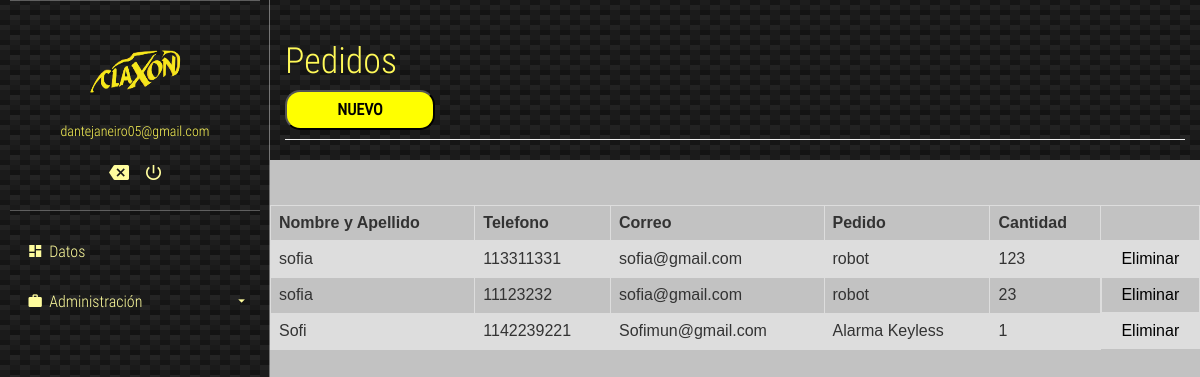
Page /verPedidos.php (signed in) on the committed database.
### tables this page shows
CREATE TABLE `users` (
  `id` int(11) NOT NULL,
  `email` varchar(200) NOT NULL,
  `password` varchar(200) NOT NULL,
  `Tipo` varchar(15) DEFAULT 'Cliente',
  `Telefono` varchar(15) NOT NULL,
  `Nombre` varchar(200) NOT NULL,
  `imagen` longblob NOT NULL
);

CREATE TABLE `pedidos` (
  `id` int(11) NOT NULL,
  `nombre` varchar(200) NOT NULL,
  `telefono` varchar(15) NOT NULL,
  `correo` varchar(200) NOT NULL,
  `pedido` varchar(200) NOT NULL,
  `cantidad` int(255) NOT NULL,
  `precio` decimal(10,2) NOT NULL,
  `imagen` blob NOT NULL
);

### verPedidos.php (the view, shortened to what this page needs)
<?php
  require 'database.php';
  if (isset($_SESSION['user_id'])) {
    $records = $conn->prepare('SELECT id, email, password FROM users WHERE id = :id');
    $records->bindParam(':id', $_SESSION['user_id']);
    $records->execute();
    $results = $records->fetch(PDO::FETCH_ASSOC);
    $user = null;
    if (count($results) > 0) {
      $user = $results;
    }
  }
?>
<head>
	<link rel="stylesheet" href="./css/main.css">
</head>
<body>
	<section class="full-box cover dashboard-sideBar">
		<div class="full-box dashboard-sideBar-ct">
			<div class="full-box dashboard-sideBar-UserInfo">
				<figure class="full-box">
				<a href="index.php"><img src="claxon2.png" width="250px" height="200px"></a>
					<figcaption class="text-center text-titles"><?= $user['email']; ?></figcaption>
				</figure>
				<ul class="full-box list-unstyled text-center">
					<li>
						<a href="index.php">
							<i class="zmdi zmdi-tag-close"></i>
						</a>
					</li>
					<li>
						<a href="logout.php" class="btn-exit-system">
							<i class="zmdi zmdi-power"></i>
						</a>
					</li>
				</ul>
			</div>
			<ul class="list-unstyled full-box dashboard-sideBar-Menu">
				<li>
					<a href="home.php">
						<i class="zmdi zmdi-view-dashboard zmdi-hc-fw"></i> Datos
					</a>
				</li>
				<li>
					<a class="btn-sideBar-SubMenu">
						<i class="zmdi zmdi-case zmdi-hc-fw"></i> Administración <i class="zmdi zmdi-caret-down pull-right"></i>
					</a>
					<ul class="list-unstyled full-box">
					</ul>
				</li>
			</ul>
		</div>
	</section>
	<section class="full-box dashboard-contentPage">
		<div class="container-fluid">
			<div class="page-header">
			  <h1 class="text-titles">Pedidos</h1>
			  <button class="btnn" type="button" name = "nuevo"  onclick="window.location.href='pedidos.php';"><b>NUEVO</b></button></div>
			</div>
		<?php
	include("conexion.php");
	$query = "SELECT id, nombre, telefono, correo, pedido, cantidad FROM pedidos";
        $resultado = $conexion->query($query);
            ?>
            <form class="articulo" class="post" method="post">
				<br><br/>
<table>
  <tr>
    <th>Nombre y Apellido</th>
    <th>Telefono</th>
    <th>Correo</th>
	<th>Pedido</th>
	<th>Cantidad</th>
	<th></th>
  </tr>
  <?php
     while ($row = $resultado -> fetch_assoc()) {
  ?>
  <tr>
    <td><?php echo $row['nombre'] ?></td>
    <td><?php echo $row['telefono'] ?></td>
    <td><?php echo $row['correo'] ?></td>
	<td><?php echo $row['pedido'] ?></td>
	<td><?php echo $row['cantidad'] ?></td>
	<td style="display:flex; justify-content:center" ><a href="actualizarPedidos.php?id=<?php echo $row["id"]?>"  style="color:black; ">Eliminar</a>
  </tr>
  <?php
}
?>
	</table>
            </form>
	</section>
</body>
</html>

### css/main.css (style rules this page uses)
body, html { background-color: rgb(194, 194, 194); width: 100%; height: 100%; margin: 0; padding: 0; position: relative; font-size: 16px; font-family: 'RobotoCondensed'; overflow: hidden; }
.full-box { margin: 0; padding: 0; width: 100%; box-sizing: border-box; }
.cover { background: 50% 50% no-repeat; background-size: cover; }
.text-titles { color: #fff958; font-family: 'RobotoCondensedLight' }
.dashboard-sideBar, .dashboard-contentPage { position: absolute; top: 0; height: 100%; transition: all .3s ease-in-out; }
.dashboard-sideBar, .dashboard-sideBar-ct { width: 270px; }
.dashboard-sideBar { left: 0; z-index: 2; background: linear-gradient(27deg, #151515 5px, transparent 5px) 0 5px, linear-gradient(207deg, #151515 5px, transparent 5px) 10px 0px, linear-gradient(27deg, #222 5px, transparent 5px) 0px 10px, linear-gradient(207deg, #222 5px, transparent 5px) 10px 5px, linear-gradient(90deg, #1b1b1b 10px, transparent 10px), linear-gradient(#1d1d1d 25%, #1a1a1a 25%, #1a1a1a 50%, transparent 50%, transparent 75%, #242424 75%, #242424); background-color: #131313; background-size: 20px 20px; border-right: 1px solid rgba(255, 255, 255, .4); overflow: hidden; }
.dashboard-sideBar-ct { position: relative; height: 100%; padding: 0 10px; padding-bottom: 30px; }
.dashboard-sideBar-UserInfo { border-top: 1px solid rgba(255, 255, 255, .3); border-bottom: 1px solid rgba(255, 255, 255, .3); color: #fff; font-size: 14px; padding: 20px 0; }
.dashboard-sideBar-UserInfo figure img { width: 100px; height: 100px; border-radius: 100%; display: block; margin: 0 auto; }
.dashboard-sideBar-UserInfo ul { margin-top: 15px; }
.dashboard-sideBar-UserInfo ul > li, .dashboard-sideBar-UserInfo ul > li > a { display: inline-block; color: rgb(255, 253, 158); }
.dashboard-sideBar-UserInfo ul > li > a { outline: none; font-size: 20px; padding: 7px; transition: all .3s ease-in-out; }
.dashboard-sideBar-Menu { padding-top: 15px; }
.dashboard-sideBar-Menu > li, .dashboard-sideBar-Menu > li > a, .dashboard-sideBar-Menu > li > ul > li, .dashboard-sideBar-Menu > li > ul > li > a { line-height: 50px; font-family: "RobotoCondensedLight"; display: block; color: rgb(255, 253, 158); text-decoration: none; border-radius: 4px; transition: all .3s ease-in-out; position: relative; }
.dashboard-sideBar-Menu > li > a > i.zmdi-caret-down { line-height: 50px; transition: all .3s ease-in-out; }
.dashboard-sideBar-Menu > li > a { padding: 0 15px; box-sizing: border-box; height: 50px; outline: none; }
.dashboard-sideBar-Menu > li > ul { position: relative; padding-top: 7px; height: 0; overflow: hidden; }
.dashboard-contentPage { right: 0; z-index: 1; padding-left: 270px; }
.btnn { background-color: yellow; color:black; width: 150px; height: 40px; border-radius: 15px; }

### verPedidos.php (style rules this page uses)
table { font-family: arial, sans-serif; border-collapse: collapse; width: 100%; }
td, th { border: 1px solid #dddddd; text-align: left; padding: 8px; }
tr:nth-child(even) { background-color: #dddddd; }

### rows in the picture
users: email "dantejaneiro05@gmail.com"
pedidos: nombre "sofia", telefono "113311331", correo "sofia@gmail.com", pedido "robot", cantidad "123"
pedidos: nombre "sofia", telefono "11123232", correo "sofia@gmail.com", pedido "robot", cantidad "23"
pedidos: nombre "Sofi", telefono "1142239221", correo "Sofimun@gmail.com", pedido "Alarma Keyless", cantidad "1"
